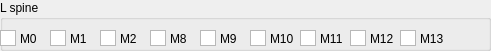
  <widget class="QGroupBox" name="spine_left_motors">
   <property name="geometry">
    <rect>
     <x>30</x>
     <y>500</y>
     <width>491</width>
     <height>51</height>
    </rect>
   </property>
   <property name="title">
    <string>L spine</string>
   </property>
   <widget class="QLabel" name="label_57">
    <property name="geometry">
     <rect>
      <x>20</x>
      <y>30</y>
      <width>21</width>
      <height>17</height>
     </rect>
    </property>
    <property name="text">
     <string>M0</string>
    </property>
   </widget>
   <widget class="QGraphicsView" name="spine_left_m0">
    <property name="geometry">
     <rect>
      <x>0</x>
      <y>30</y>
      <width>16</width>
      <height>16</height>
     </rect>
    </property>
   </widget>
   <widget class="QGraphicsView" name="spine_left_m2">
    <property name="geometry">
     <rect>
      <x>100</x>
      <y>30</y>
      <width>16</width>
      <height>16</height>
     </rect>
    </property>
   </widget>
   <widget class="QLabel" name="label_58">
    <property name="geometry">
     <rect>
      <x>120</x>
      <y>30</y>
      <width>31</width>
      <height>17</height>
     </rect>
    </property>
    <property name="text">
     <string>M2</string>
    </property>
   </widget>
   <widget class="QLabel" name="label_59">
    <property name="geometry">
     <rect>
      <x>70</x>
      <y>30</y>
      <width>31</width>
      <height>17</height>
     </rect>
    </property>
    <property name="text">
     <string>M1</string>
    </property>
   </widget>
   <widget class="QGraphicsView" name="spine_left_m1">
    <property name="geometry">
     <rect>
      <x>50</x>
      <y>30</y>
      <width>16</width>
      <height>16</height>
     </rect>
    </property>
   </widget>
   <widget class="QGraphicsView" name="spine_left_m9">
    <property name="geometry">
     <rect>
      <x>200</x>
      <y>30</y>
      <width>16</width>
      <height>16</height>
     </rect>
    </property>
   </widget>
   <widget class="QLabel" name="label_67">
    <property name="geometry">
     <rect>
      <x>170</x>
      <y>30</y>
      <width>21</width>
      <height>17</height>
     </rect>
    </property>
    <property name="text">
     <string>M8</string>
    </property>
   </widget>
   <widget class="QLabel" name="label_76">
    <property name="geometry">
     <rect>
      <x>270</x>
      <y>30</y>
      <width>31</width>
      <height>17</height>
     </rect>
    </property>
    <property name="text">
     <string>M10</string>
    </property>
   </widget>
   <widget class="QGraphicsView" name="spine_left_m10">
    <property name="geometry">
     <rect>
      <x>250</x>
      <y>30</y>
      <width>16</width>
      <height>16</height>
     </rect>
    </property>
   </widget>
   <widget class="QLabel" name="label_77">
    <property name="geometry">
     <rect>
      <x>220</x>
      <y>30</y>
      <width>31</width>
      <height>17</height>
     </rect>
    </property>
    <property name="text">
     <string>M9</string>
    </property>
   </widget>
   <widget class="QGraphicsView" name="spine_left_m8">
    <property name="geometry">
     <rect>
      <x>150</x>
      <y>30</y>
      <width>16</width>
      <height>16</height>
     </rect>
    </property>
   </widget>
   <widget class="QGraphicsView" name="spine_left_m12">
    <property name="geometry">
     <rect>
      <x>350</x>
      <y>30</y>
      <width>16</width>
      <height>16</height>
     </rect>
    </property>
   </widget>
   <widget class="QLabel" name="label_78">
    <property name="geometry">
     <rect>
      <x>320</x>
      <y>30</y>
      <width>31</width>
      <height>17</height>
     </rect>
    </property>
    <property name="text">
     <string>M11</string>
    </property>
   </widget>
   <widget class="QLabel" name="label_79">
    <property name="geometry">
     <rect>
      <x>420</x>
      <y>30</y>
      <width>31</width>
      <height>17</height>
     </rect>
    </property>
    <property name="text">
     <string>M13</string>
    </property>
   </widget>
   <widget class="QGraphicsView" name="spine_left_m13">
    <property name="geometry">
     <rect>
      <x>400</x>
      <y>30</y>
      <width>16</width>
      <height>16</height>
     </rect>
    </property>
   </widget>
   <widget class="QLabel" name="label_80">
    <property name="geometry">
     <rect>
      <x>370</x>
      <y>30</y>
      <width>31</width>
      <height>17</height>
     </rect>
    </property>
    <property name="text">
     <string>M12</string>
    </property>
   </widget>
   <widget class="QGraphicsView" name="spine_left_m11">
    <property name="geometry">
     <rect>
      <x>300</x>
      <y>30</y>
      <width>16</width>
      <height>16</height>
     </rect>
    </property>
   </widget>
  </widget>
